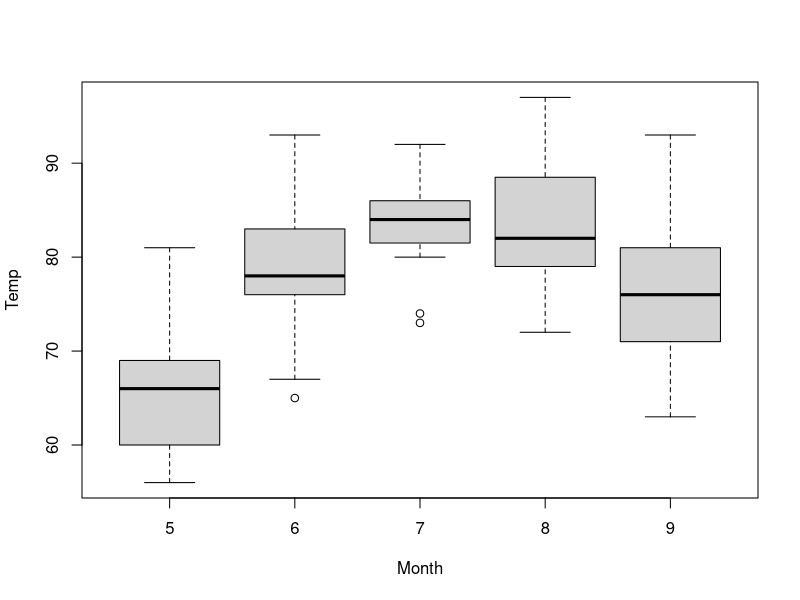

R code for this plot:
## ---- chunk 1


## ---- chunk 2
quantile(airquality$Temp)
mean(airquality$Temp, na.rm=T)

summary(airquality$Temp)

#other way to subset airquality[which(airquality$Month==6),]

summary(subset(airquality, Month == 5)$Temp)

boxplot(Temp ~ Month, data = airquality) 

myttest <- t.test(airquality$Temp, airquality$Month) #Perform a t-test for difference between means

may.june <- t.test(subset(airquality, Month == 5)$Temp, subset(airquality, Month == 6)$Temp)
may.june

jul.aug <- t.test(subset(airquality, Month == 7)$Temp, subset(airquality, Month == 8)$Temp)
jul.aug

may.june$estimate
may.june$estimate[1] / may.june$estimate[2] #fold change is ratio between means
log2(may.june$estimate[1]) - log2(may.june$estimate[2]) #or diff between logs

jul.aug$estimate

## ---- chunk 3

